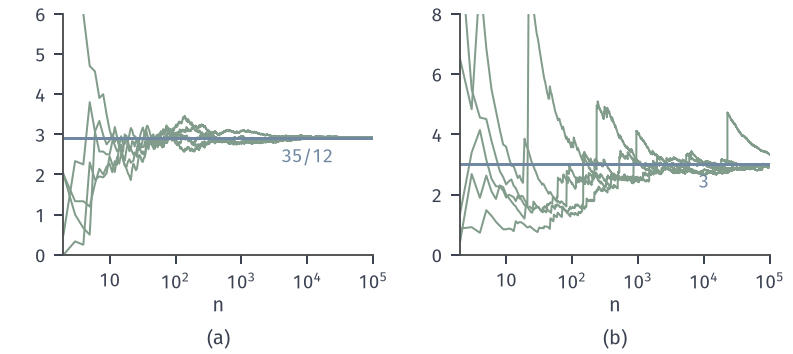

The script that drew this image:
from pathlib import Path
import sys
HERE = Path(__file__).resolve().parent
sys.path.insert(0, str(HERE.parent/"lln-common"))
from lln_fig import *
# Unbiased sample variance S_n^2 = (1/(n-1)) sum (X_i - Xbar_n)^2 along five paths each, n = 2..10^5, log x-axis.
# (a) fair die, sigma^2 = 35/12 (blue line), seed 41.  (b) t distribution with nu = 3 (T = Z / sqrt(W/3),
# W = sum of three squared standard normals), sigma^2 = 3, E T^4 = infinity; seed 42.
N, M = 10**5, 5
n = np.arange(1, N+1)
def svar(X):
    s1 = np.cumsum(X, axis=1); s2 = np.cumsum(X**2, axis=1)
    with np.errstate(invalid='ignore', divide='ignore'):
        return (s2-s1**2/n)/(n-1)
D = np.random.default_rng(41).integers(1, 7, (M, N)).astype(float)
r = np.random.default_rng(42)
T = r.standard_normal((M, N))/np.sqrt((r.standard_normal((M, N, 3))**2).sum(2)/3)
fig, (a, b) = figure(width_mm=112, height_mm=50, ncols=2)
panel(fig, left=.08, right=.97, bottom=.28, wspace=.28)
for s in svar(D): a.plot(n[1:], s[1:], color=GREEN, lw=.8)
for s in svar(T): b.plot(n[1:], s[1:], color=GREEN, lw=.8)
a.axhline(35/12, color=BLUE, lw=1.2); b.axhline(3, color=BLUE, lw=1.2)
lab(a, 1e4, 2.3, r'$35/12$', BLUE, ha='center'); lab(b, 1e4, 2.2, r'$3$', BLUE, ha='center')
a.set_ylim(0, 6); b.set_ylim(0, 8)
for ax in (a, b): ax.set_xscale('log'); ax.set_xlim(2, N); logticks(ax, [1, 2, 3, 4, 5], 'x'); axlab(ax, '$n$')
tags(fig, (a, b))
save(fig, HERE, 'figure', {'die_final': svar(D)[:, -1].tolist(), 't3_final': svar(T)[:, -1].tolist(), 'seeds': [41, 42]})
